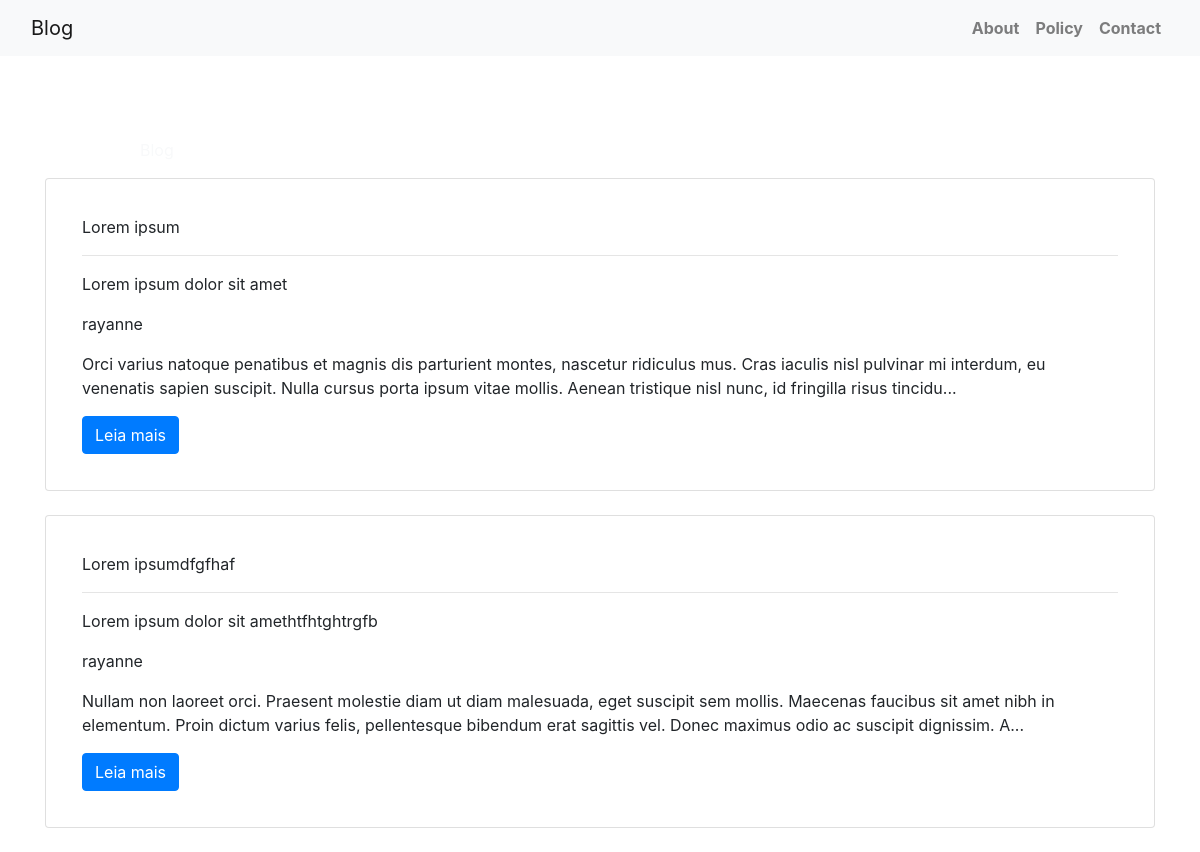
The page / on the database its author committed.
### blog/models.py (models this page shows, shortened)
class Post(models.Model):
    titulo = models.CharField(max_length=155)
    subtitulo = models.CharField(max_length=255)
    autor = models.ForeignKey(User, on_delete=models.CASCADE, related_name='blog_posts', null=False)
    post = models.TextField()
    slug = models.SlugField(max_length=200, unique=True)
    status = models.IntegerField(choices=STATUS, default=0)
    created_at = models.DateTimeField(auto_now_add=True)
    updated_at = models.DateTimeField(auto_now=True)

### blog/views.py (the view)
# urls.py: path('', PostList.as_view(), name='post'),
class PostList(generic.ListView):
    queryset = Post.objects.all()
    template_name = 'posts.html'

### blog/templates/posts.html (shortened to what this page needs)
{% extends 'base.html' %}
{% block content %}
<body>
<header class="masthead">
    <div class="container">
        <div class="row">
            <div class=" col-md-8 col-md-10 mx-auto">
                <div class="site-heading">
                    <h3 class=" site-heading my-4 mt-3 text-white"> Bem vindo(a) ao Blog </h3>
                    <p class="text-light"> Blog  </p>
                </div>
            </div>
        </div>
    </div>
</header>
<div class="container">
    <div class="row">
        <div class="col">
            {% for post in post_list %}
            <div class="card mb-4 p-3">
                <div class="card-body">
                    <p>{{post.titulo}}</p>
                    <hr>
                    <p>{{post.subtitulo}}</p>
                    <p>{{post.autor}}</p>
                    <p>{{post.post| slice:":250"}}...</p>
                    <a href="{% url 'post_detail' post.slug %}" class="btn btn-primary">Leia mais</a>
                </div>
            </div>
            {% endfor %}
        </div>
    </div>
</div>
{% endblock %}

### blog/templates/base.html (shortened to what this page needs)
<!DOCTYPE html>
<html lang="en">
     <head>
        <link rel="stylesheet" href="https://maxcdn.bootstrapcdn.com/bootstrap/4.0.0/css/bootstrap.min.css"
 />
    </head>
<body>
<nav class="navbar navbar-expand-lg navbar-light bg-light shadow" id="mainNav">
            <div class="container-fluid">
                <a class="navbar-brand" href="{% url 'post' %}">Blog</a>
                <div class="collapse navbar-collapse" id="navbarResponsive">
                    <ul class="navbar-nav ml-auto">
                        <li class="nav-item text-black">
                            <a class="nav-link text-black font-weight-bold" href="#">About</a>
                        </li>
                        <li class="nav-item text-black">
                            <a class="nav-link text-black font-weight-bold" href="#">Policy</a>
                        </li>
                        <li class="nav-item text-black">
                            <a class="nav-link text-black font-weight-bold" href="#">Contact</a>
                        </li>
                    </ul>
                </div>
            </div>
        </nav>
{% block content %}
{% endblock %}
</body>
</html>

### rows shown on the page
Post: titulo "Lorem ipsum", subtitulo "Lorem ipsum dolor sit amet", autor "rayanne", post "Orci varius natoque penatibus et magnis dis parturient montes, nascetur ridiculus mus. Cras iaculis nisl pulvinar mi interdum, eu venenatis sapien suscipit. Nulla cursus porta ipsum vitae mollis. Aenean tristique nisl nunc, id fringilla risus tincidu"
Post: titulo "Lorem ipsumdfgfhaf", subtitulo "Lorem ipsum dolor sit amethtfhtghtrgfb", autor "rayanne", post "Nullam non laoreet orci. Praesent molestie diam ut diam malesuada, eget suscipit sem mollis. Maecenas faucibus sit amet nibh in elementum. Proin dictum varius felis, pellentesque bibendum erat sagittis vel. Donec maximus odio ac suscipit dignissim. A"
